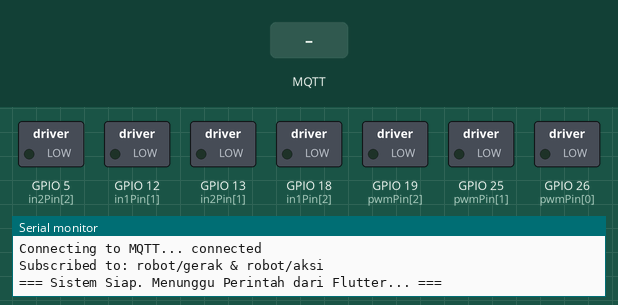
This program was run on a simulated ESP32. Shown: switched loads named in the program (green lamp = pin HIGH), the last lines printed to the serial monitor. Inputs (shaded band) come from the test bench. WiFi joins after 1.5 s; servers stay silent unless stated; no MQTT or app messages arrive unless stated; pins used as bus, display or sensor lines are not drawn.

Above: at 3.7 s.
3.8 s: MQTT message "forward" arrives on the first subscribed topic
At 3.9 s:
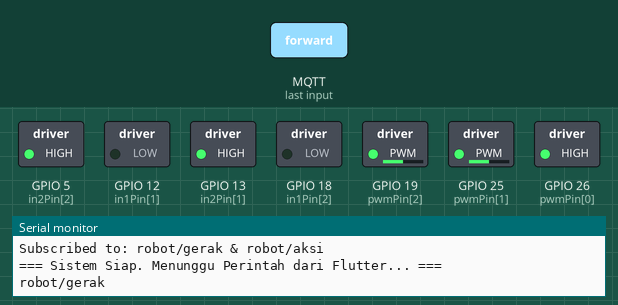
5.5 s: MQTT message "1" arrives on the first subscribed topic
At 5.6 s:
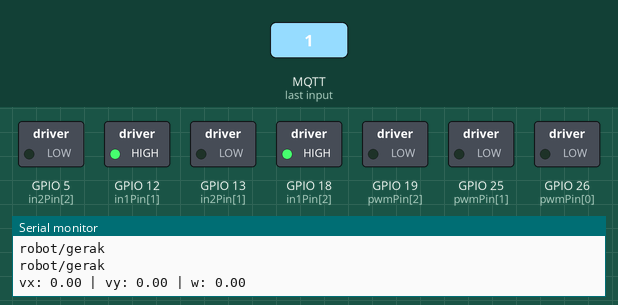
7.2 s: MQTT message "backward" arrives on the first subscribed topic
At 7.3 s:
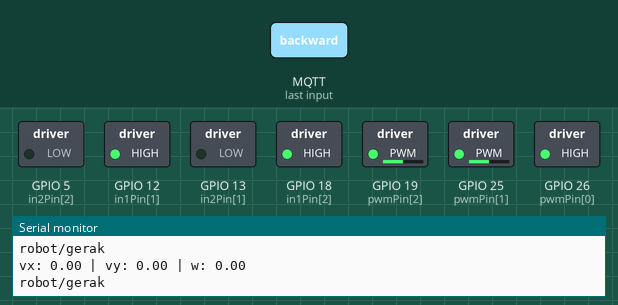
8.9 s: MQTT message "right" arrives on the first subscribed topic
At 9.0 s:
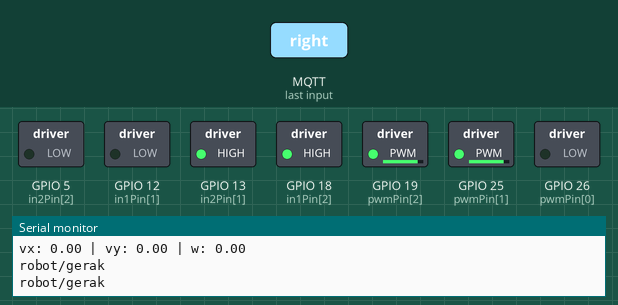
10.6 s: MQTT message "left" arrives on the first subscribed topic
At 10.7 s:
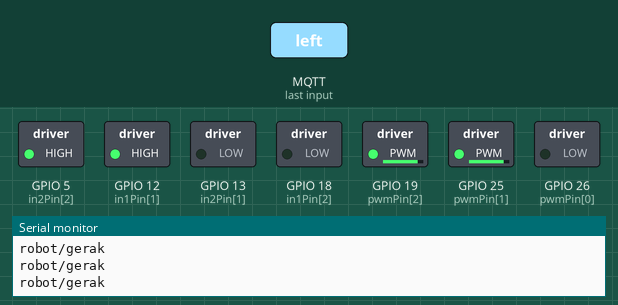
12.3 s: MQTT message "rotate clockwise" arrives on the first subscribed topic
At 12.4 s:
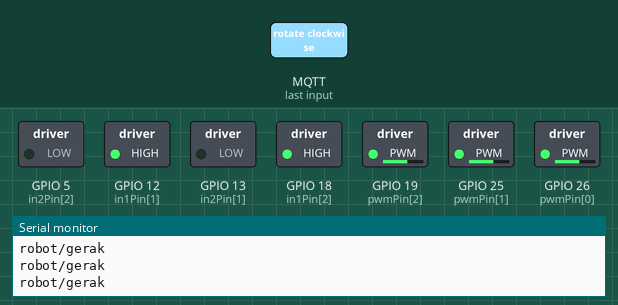
Timing chart, 0 to 15.0 s (numbered marks = the images above; inputs shaded):
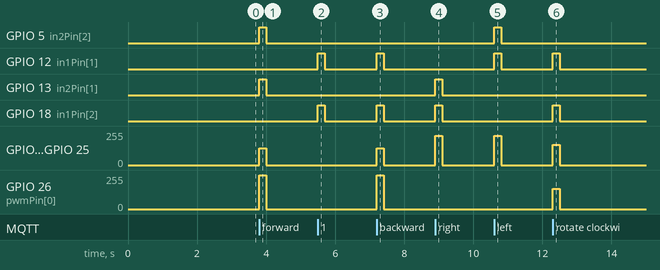

The program:

main.cpp
```cpp
#include <Arduino.h>
#include "Navigation.h"
#include "MQTTController.h"

// ==========================================
// 1. KONFIGURASI JARINGAN & MQTT
// ==========================================
const char* WIFI_SSID = "Lutfi Alamsyah";
const char* WIFI_PASSWORD = "lutfialamsyah16";

// WAJIB DIGANTI: Gunakan IP IPV4 Laptop HP Victus-mu!
const char* MQTT_SERVER = "10.106.245.210";
const uint16_t MQTT_PORT = 1883;
const char* MQTT_TOPIC = "robot/gerak"; // Opsional, karena di MQTTController.cpp sudah kita hardcode subscibe 2 topik

// Inisialisasi Objek
Navigation robot;
MQTTController mqtt(WIFI_SSID, WIFI_PASSWORD, MQTT_SERVER, MQTT_PORT, MQTT_TOPIC, robot);

// -------------------- Ultrasonic + MOSFET pins --------------------
const int trigPin   = 22;
const int echoPin   = 23;
const int mosfetPin = 14;

const int buzzerPin = 16;
const int LEDPin = 17;

#define SOUND_SPEED 0.034f

// Fungsi untuk membaca jarak (Bisa digunakan untuk fitur auto-rem jika dekat dinding nantinya)
float readUltrasonicDistanceCm() {
  digitalWrite(trigPin, LOW);
  delayMicroseconds(2);

  digitalWrite(trigPin, HIGH);
  delayMicroseconds(10);
  digitalWrite(trigPin, LOW);

  unsigned long duration = pulseIn(echoPin, HIGH, 30000UL);
  if (duration == 0) {
    return -1.0f;
  }
  return (duration * SOUND_SPEED) / 2.0f;
}

// ==========================================
// 3. SETUP & LOOP UTAMA
// ==========================================
void setup() {
  Serial.begin(115200);
  delay(1000);

  Serial.println("=== Inisialisasi Omni Soccer Robot ===");

  // Setup Sensor
  // pinMode(trigPin, OUTPUT);
  // pinMode(echoPin, INPUT);

  // WAJIB AKTIF: Agar pin motor dan pin penendang diset sebagai OUTPUT
  robot.begin();

  // Mulai koneksi WiFi dan MQTT
  mqtt.begin();

  Serial.println("=== Sistem Siap. Menunggu Perintah dari Flutter... ===");
}

void loop() {
  // Fungsi ini wajib dipanggil terus agar ESP32 bisa menangkap data JSON dari Flutter
  mqtt.loop();

  // Opsional: Cek jarak ultrasonik setiap beberapa saat jika ingin dikembangkan
  // float distance = readUltrasonicDistanceCm();
  // if (distance > 0 && distance < 10.0) {
  //    Serial.println("AWAS NABRAK!");
  // }
}
```

MQTTController.cpp
```cpp
#include "MQTTController.h"
#include <ArduinoJson.h>

MQTTController *MQTTController::instance = nullptr;

MQTTController::MQTTController(
    const char *ssid,
    const char *password,
    const char *mqttServer,
    uint16_t mqttPort,
    const char *topic,
    Navigation &robot)
    : client(wifiClient),
      robot(robot),
      ssid(ssid),
      password(password),
      mqttServer(mqttServer),
      mqttPort(mqttPort),
      topicName(topic)
{
  instance = this;
}

void MQTTController::begin()
{
  connectWiFi();
  client.setServer(mqttServer, mqttPort);
  client.setCallback(MQTTController::mqttCallbackStatic);
  connectMQTT();
}

void MQTTController::loop()
{
  if (WiFi.status() != WL_CONNECTED)
  {
    connectWiFi();
  }

  if (!client.connected())
  {
    connectMQTT();
  }

  client.loop();

  // Watchdog pengereman otomatis
  if (moveUntil != 0 && millis() > moveUntil)
  {
    robot.stopRobot();
    moveUntil = 0;
  }
}

void MQTTController::connectWiFi()
{
  if (WiFi.status() == WL_CONNECTED)
    return;

  WiFi.begin(ssid, password);
  Serial.print("Connecting to WiFi");

  while (WiFi.status() != WL_CONNECTED)
  {
    delay(500);
    Serial.print(".");
  }

  Serial.println();
  Serial.println("WiFi connected");
  Serial.print("IP address: ");
  Serial.println(WiFi.localIP());
}

void MQTTController::connectMQTT()
{
  while (!client.connected())
  {
    Serial.print("Connecting to MQTT... ");

    String clientId = "ESP32-Omni-";
    clientId += String((uint32_t)ESP.getEfuseMac(), HEX);

    if (client.connect(clientId.c_str()))
    {
      Serial.println("connected");

      // SINKRONISASI FLUTTER: Subscribe ke 2 topik spesifik
      client.subscribe("robot/gerak");
      client.subscribe("robot/aksi");

      Serial.println("Subscribed to: robot/gerak & robot/aksi");
    }
    else
    {
      Serial.print("failed, rc=");
      Serial.print(client.state());
      Serial.println(" retrying in 2 seconds");
      delay(2000);
    }
  }
}

void MQTTController::mqttCallbackStatic(char *topic, byte *payload, unsigned int length)
{
  if (instance != nullptr)
  {
    instance->handleMessage(topic, payload, length);
  }
}

void MQTTController::handleMessage(
    char *topic,
    byte *payload,
    unsigned int length)
{
  String incomingTopic = String(topic);

  String message;
  for (unsigned int i = 0; i < length; i++)
  {
    message += (char)payload[i];
  }
  message.trim();

  // Memori yang cukup untuk JSON Payload
  StaticJsonDocument<200> doc;
  DeserializationError error = deserializeJson(doc, message);

  // LOGIKA 1: PERGERAKAN (robot/gerak)
  if (incomingTopic == "robot/gerak")
  {
    Serial.println("robot/gerak");
    if (!error)
    {
      float vx = doc["vx"] | 0.0f;
      float vy = doc["vy"] | 0.0f;
      float w = doc["w"] | 0.0f;

      vx = constrain(vx, -1.0f, 1.0f);
      vy = constrain(vy, -1.0f, 1.0f);
      w = constrain(w, -1.0f, 1.0f);

      // Debug output
      Serial.print("vx: ");
      Serial.print(vx);

      Serial.print(" | vy: ");
      Serial.print(vy);

      Serial.print(" | w: ");
      Serial.println(w);

      robot.moveRobot(vx, vy, w);
      moveUntil = millis() + moveDurationMs;
    }
    else
    {
      message.toLowerCase();
      handleCommand(message);
    }
  }
  // LOGIKA 2: AKSI TENDANGAN (robot/aksi)
  else if (incomingTopic == "robot/aksi")
  {
    Serial.println("robot/aksi");
    if (!error)
    {
      String action = doc["action"];

      if (action == "kick")
      {
        Serial.println("AKSI: MENENDANG BOLA!");
        robot.tendang();
      }
    }
  }
}

void MQTTController::handleCommand(String cmd)
{
  if (cmd == "forward")
  {
    robot.moveRobot(0.0, 1.0, 0.0);
  }
  else if (cmd == "backward")
  {
    robot.moveRobot(0.0, -1.0, 0.0);
  }
  else if (cmd == "right")
  {
    robot.moveRobot(1.0, 0.0, 0.0);
  }
  else if (cmd == "left")
  {
    robot.moveRobot(-1.0, 0.0, 0.0);
  }
  else if (cmd == "rotate clockwise" || cmd == "clockwise" || cmd == "cw")
  {
    robot.moveRobot(0.0, 0.0, 0.6);
  }
  else if (cmd == "rotate counter clockwise" || cmd == "counter clockwise" || cmd == "ccw")
  {
    robot.moveRobot(0.0, 0.0, -0.6);
  }
  else if (cmd == "stop")
  {
    robot.stopRobot();
    moveUntil = 0;
    return;
  }
  else
  {
    Serial.println("Unknown command");
    return;
  }
  moveUntil = millis() + moveDurationMs;
}
```

MQTTController.h
```cpp
#ifndef MQTT_CONTROLLER_H
#define MQTT_CONTROLLER_H

#include <Arduino.h>
#include <WiFi.h>
#include <PubSubClient.h>
#include "Navigation.h"

class MQTTController {
  public:
    MQTTController(
      const char* ssid,
      const char* password,
      const char* mqttServer,
      uint16_t mqttPort,
      const char* topic,
      Navigation& robot
    );

    void begin();
    void loop();

  private:
    static MQTTController* instance;

    WiFiClient wifiClient;
    PubSubClient client;
    Navigation& robot;

    const char* ssid;
    const char* password;
    const char* mqttServer;
    uint16_t mqttPort;
    String topicName;

    unsigned long moveUntil = 0;

    // SINKRONISASI FLUTTER: Set ke 200ms agar robot sigap mengerem
    // karena aplikasi Flutter mengirim data (throttling) setiap 50ms.
    const unsigned long moveDurationMs = 200;

    void connectWiFi();
    void connectMQTT();
    void handleMessage(char* topic, byte* payload, unsigned int length);
    void handleCommand(String cmd);

    static void mqttCallbackStatic(char* topic, byte* payload, unsigned int length);
};

#endif
```

Navigation.cpp
```cpp
#include "Navigation.h"

const float Navigation::WHEEL_ANGLES[3] = {
  0.0f,
  2.0943951f,
  4.1887902f
};

void Navigation::begin() {
  for (int i = 0; i < 3; i++) {
    pinMode(pwmPin[i], OUTPUT);
    pinMode(in1Pin[i], OUTPUT);
    pinMode(in2Pin[i], OUTPUT);
  }

  // Setup pin penendang
  pinMode(kickerPin, OUTPUT);
  digitalWrite(kickerPin, LOW);

  stopRobot();
}

void Navigation::setMotor(int idx, float speed) {
  speed = constrain(speed, -1.0, 1.0);
  int pwmValue = (int)(fabs(speed) * 255.0);

  if (speed >= 0) {
    digitalWrite(in1Pin[idx], HIGH);
    digitalWrite(in2Pin[idx], LOW);
  } else {
    digitalWrite(in1Pin[idx], LOW);
    digitalWrite(in2Pin[idx], HIGH);
  }
  analogWrite(pwmPin[idx], pwmValue);
}

void Navigation::stopRobot() {
  for (int i = 0; i < 3; i++) {
    analogWrite(pwmPin[i], 0);
    digitalWrite(in1Pin[i], LOW);
    digitalWrite(in2Pin[i], LOW);
  }
}

void Navigation::moveRobot(float vx, float vy, float omega) {
  float wheel[3];

  for (int i = 0; i < 3; i++) {
    wheel[i] = (-sin(WHEEL_ANGLES[i]) * vx) +
               ( cos(WHEEL_ANGLES[i]) * vy) +
               ( L * omega);
  }

  float maxMag = 0.0;
  for (int i = 0; i < 3; i++) {
    if (fabs(wheel[i]) > maxMag) {
      maxMag = fabs(wheel[i]);
    }
  }

  if (maxMag > 1.0) {
    for (int i = 0; i < 3; i++) {
      wheel[i] /= maxMag;
    }
  }

  for (int i = 0; i < 3; i++) {
    setMotor(i, wheel[i]);
  }
}

// Logika penendang
void Navigation::tendang() {
  digitalWrite(kickerPin, HIGH);
  delay(150);
  digitalWrite(kickerPin, LOW);
}
```

Navigation.h
```cpp
#ifndef NAVIGATION_H
#define NAVIGATION_H

#include <Arduino.h>

class Navigation {
  private:
    static const float WHEEL_ANGLES[3];
    static constexpr float L = 1.0f;

    const int pwmPin[3] = {26, 25, 19};
    const int in1Pin[3] = {33, 12, 18};
    const int in2Pin[3] = {32, 13, 5};

    // Pin Solenoid/Relay Penendang (GANTI ANGKA 23 DENGAN PIN ASLI DI ESP32)
    const int kickerPin = 23;

    void setMotor(int idx, float speed);

  public:
    void begin();
    void stopRobot();
    void moveRobot(float vx, float vy, float omega);
    void tendang();
};

#endif
```

ultrasonic-solenoid.cpp
```cpp
#include <Arduino.h>

const int trigPin = 33;
const int echoPin = 32;
const int mosfetPin = 14;

#define SOUND_SPEED 0.034
const float distanceThreshold = 20.0;

// INIT FUNCTION
void ultrasonicInit() {
    pinMode(trigPin, OUTPUT);
    pinMode(echoPin, INPUT);
    pinMode(mosfetPin, OUTPUT);
    digitalWrite(mosfetPin, LOW);
}

// MAIN LOGIC FUNCTION
void ultrasonicUpdate() {
    digitalWrite(trigPin, LOW);
    delayMicroseconds(2);

    digitalWrite(trigPin, HIGH);
    delayMicroseconds(10);
    digitalWrite(trigPin, LOW);

    long duration = pulseIn(echoPin, HIGH);
    float distanceCm = duration * SOUND_SPEED / 2;

    if (distanceCm <= 0 || distanceCm > 400) {
        Serial.println("Out of range");
        digitalWrite(mosfetPin, LOW);
    } else {
        Serial.print("Jarak: ");
        Serial.println(distanceCm);

        if (distanceCm < distanceThreshold) {
            // digitalWrite(mosfetPin, HIGH);
            Serial.println("MOSFET ON");
        } else {
            // digitalWrite(mosfetPin, LOW);
            Serial.println("MOSFET OFF");
        }
    }
}
```

Measured:
- after the input at 3.8 s, GPIO 5 (in2Pin[2]), GPIO 13 (in2Pin[1]): LOW → HIGH at once, → LOW 0.20 s later; GPIO 19 (pwmPin[2]), GPIO 25 (pwmPin[1]): 0/255 → 127/255 at once, → 0/255 0.20 s later; GPIO 26 (pwmPin[0]): 0/255 → 255/255 at once, → 0/255 0.20 s later
- after the input at 5.5 s, GPIO 12 (in1Pin[1]), GPIO 18 (in1Pin[2]): LOW → HIGH at once, → LOW 0.20 s later
- after the input at 7.2 s, GPIO 12 (in1Pin[1]), GPIO 18 (in1Pin[2]): LOW → HIGH at once, → LOW 0.20 s later; GPIO 19 (pwmPin[2]), GPIO 25 (pwmPin[1]): 0/255 → 127/255 at once, → 0/255 0.20 s later; GPIO 26 (pwmPin[0]): 0/255 → 255/255 at once, → 0/255 0.20 s later
- after the input at 8.9 s, GPIO 13 (in2Pin[1]), GPIO 18 (in1Pin[2]): LOW → HIGH at once, → LOW 0.20 s later; GPIO 19 (pwmPin[2]), GPIO 25 (pwmPin[1]): 0/255 → 220/255 at once, → 0/255 0.20 s later
- after the input at 10.6 s, GPIO 5 (in2Pin[2]), GPIO 12 (in1Pin[1]): LOW → HIGH at once, → LOW 0.20 s later; GPIO 19 (pwmPin[2]), GPIO 25 (pwmPin[1]): 0/255 → 220/255 at once, → 0/255 0.20 s later
- after the input at 12.3 s, GPIO 12 (in1Pin[1]), GPIO 18 (in1Pin[2]): LOW → HIGH at once, → LOW 0.20 s later; GPIO 19 (pwmPin[2]), GPIO 25 (pwmPin[1]), GPIO 26 (pwmPin[0]): 0/255 → 153/255 at once, → 0/255 0.20 s later
